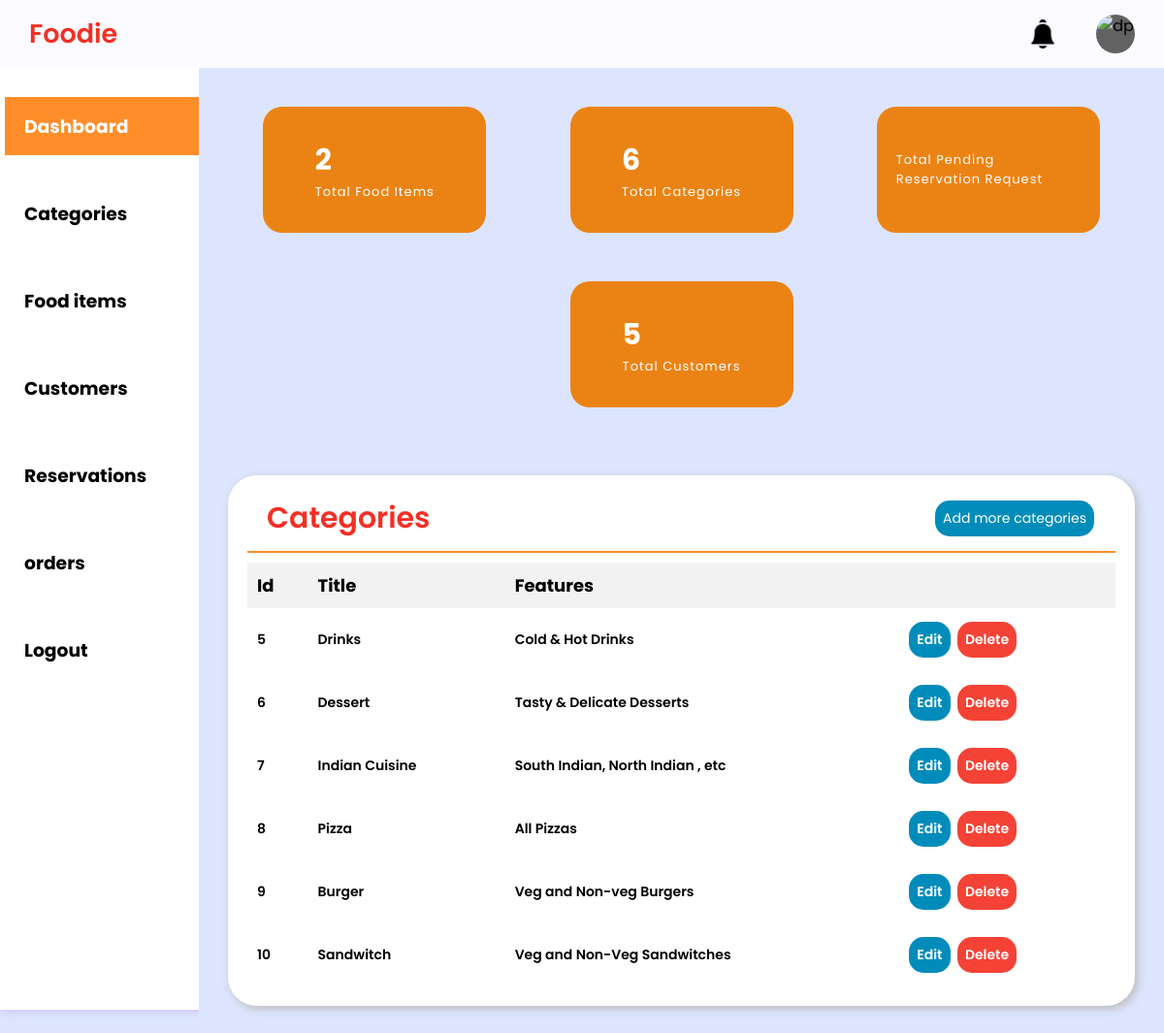
Screenshot of /admin-dashboard/categories/ with the database file from the repository.
### Home_App/models.py (models this page shows, shortened)
class category_table(models.Model):
    category_id = models.AutoField(primary_key=True)
    category_title = models.CharField(max_length=55)
    img_name = models.CharField(max_length = 55)
    feature = models.CharField(max_length = 90)

### Home_App/views.py (the view)
# urls.py: path('admin-dashboard/',hv.adminDashboard, name='admin-dashboard'),
def adminDashboard(request, section=None):
    section_template = {
        'categories': 'admin-dashboard-category.html',
        'customers': 'admin-dashboard-customers.html',
        'foodItems': 'admin-dashboard-foodItems.html',
        'reservation':'admin-dashboard-reservation.html',
        'recentOrders': 'admin-dashboard-recentOrders.html'
    }
    template_name = section_template.get(section, 'admin-dashboard.html')
    categories = category_table.objects.all()
    category_count = category_table.objects.count()
    foodItems = food_table.objects.all()
    foodItem_count = food_table.objects.count()
    customers = customer_table.objects.all()
    customer_count=customer_table.objects.count()
    reservation=reservation_table.objects.all()
    return render(request, template_name, {'categories':categories, 'categoryCount':category_count, 'foodItems':foodItems, 'food_item_count':foodItem_count, 'customers':customers, 'customerCount':customer_count, 'reservations':reservation})

### Template/admin-dashboard-category.html (shortened to what this page needs)
{% extends 'admin-dashboard.html' %}
{% block content %}
<section class="category-table-section">
    <div class="category-table-section">
        <div class="report-container">
            <div class="report-header">
                <h1 class="recent-orders">Categories</h1>
                <a href="{% url 'admin-dashboard-category-add' %}" class="btn-add">Add more categories</a>
            </div>
            <table class="report-body" style="width: 100%;">
                <thead class="report-topic-head">
                    <tr>
                        <th class="t-op">Id</th>
                        <th class="t-op">Title</th>
                        <th class="t-op">Features</th>
                        <th class="t-op"></th>
                    </tr>
                </thead>
                <tbody class="items12">
                    {% for category in categories %}
                    <tr>
                        <td class="t-op-nextlvl">{{ category.category_id}}</td>
                        <td class="t-op-nextlvl">{{ category.category_title}}</td>
                        <td class="t-op-nextlvl">{{ category.feature}}</td>
                        <td class="t-op-nextlvl">
                            <div class="update-btn">
                                <a href="{% url 'edit_category' category_id=category.category_id %}"
                                    class="btn-edit">Edit</a>
                                <a href="{% url 'admin-dashboard-category-delete' category_id=category.category_id %}"
                                    class="btn-delete">Delete</a>
                            </div>
                        </td>
                    </tr>
                    {% endfor %}
                </tbody>
            </table>
        </div>
    </div>
</section>
{% endblock %}

### Static/css/admin-dash-style.css (style rules this page uses)
* { margin: 0; padding: 0; box-sizing: border-box; font-family: "Poppins", sans-serif; }
:root { --background-color1: #fafaff; --background-color2: #ffffff; --background-color3: #ededed; --background-color4: #cad7fda4; --primary-color: hsl(3, 90%, 55%); --secondary-color: hsl(31, 84%, 50%); --Border-color: #ee0909; --one-use-color: hsl(31, 84%, 50%); --two-use-color: hsl(31, 84%, 50%); }
body { background-color: var(--background-color4); max-width: 100%; overflow-x: hidden; }
.report-container { min-height: 300px; max-width: 1200px; margin: 70px auto 0px auto; background-color: #ffffff; border-radius: 30px; box-shadow: 3px 3px 10px rgb(188, 188, 188); padding: 0px 20px 20px 20px; }
.report-header { height: 80px; width: 100%; display: flex; align-items: center; justify-content: space-between; padding: 20px 20px 10px 20px; border-bottom: 2px solid hsl(28, 100%, 58%); }
.recent-orders { font-size: 30px; font-weight: 600; color: hsl(3, 90%, 55%);; }
.report-body { max-width: 1160px; overflow-x: auto; padding: 20px; }
.t-op { font-size: 18px; letter-spacing: 0px; }
.t-op-nextlvl { font-size: 14px; letter-spacing: 0px; font-weight: 600; }
a { text-decoration: none; color: black; }

### Template/admin-dashboard-category.html (style rules this page uses)
.btn-edit, .btn-delete, .btn-add { border: none; color: white; padding: 8px; text-align: center; text-decoration: none; display: inline-block; font-size: 14px; margin: 4px 2px; cursor: pointer; border-radius: 15px; }
.btn-edit, .btn-add { background-color: #008CBA; }
.btn-delete { background-color: #f44336; }
.report-body { width: 100%; border-collapse: collapse; margin-top: 10px; }
.report-topic-head th { background-color: #f2f2f2; padding: 10px; border: 0px solid #ddd; text-align: left; }
.items12 td { padding: 10px; border: 0px solid #ddd; }

### rows the page displays
category_table: category_id "5", category_title "Drinks", feature "Cold & Hot Drinks"
category_table: category_id "6", category_title "Dessert", feature "Tasty & Delicate Desserts"
category_table: category_id "7", category_title "Indian Cuisine", feature "South Indian, North Indian , etc"
category_table: category_id "8", category_title "Pizza", feature "All Pizzas"
category_table: category_id "9", category_title "Burger", feature "Veg and Non-veg Burgers"
category_table: category_id "10", category_title "Sandwitch", feature "Veg and Non-Veg Sandwitches"

### other values shown
{{ food_item_count }} "2"
{{ categoryCount }} "6"
{{ customerCount }} "5"
